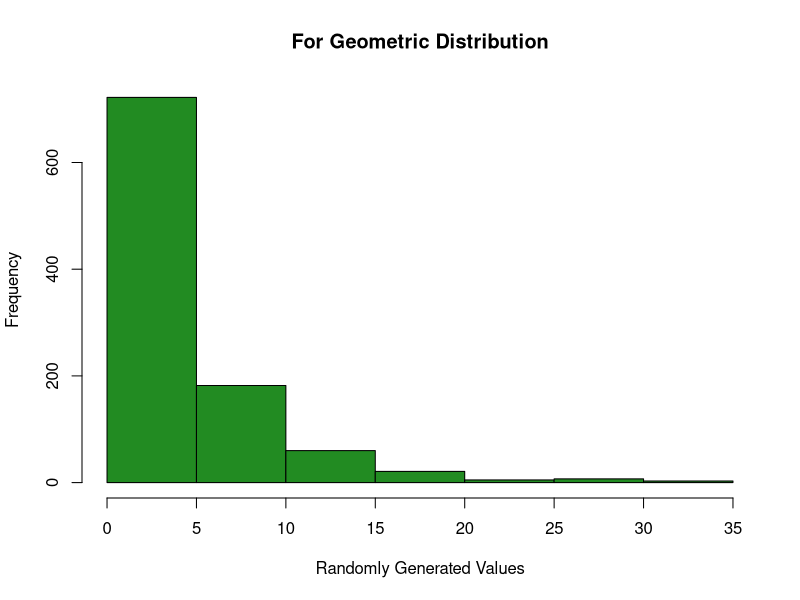

Source code (R):

#Paul Carlos T. Lima I and Jan Celine Rascano
#Formative Assessment No. 6

# FOR NUMBER 1 & 2 (START)


#1. Set the probability of success to p = 0.2

#2. Generate 1000 random variables from the geometric distribution.

#GEOMETRIC DISTRIBUTION
# p = 0.2 success rate and simulated 1000 times
GD <- rgeom(1000, 0.2)
GD

# FOR NUMBER 1 & 2 (END)





# FOR NUMBER 3 & 4 (START)

#3. Calculate some basic statistics:
#mean_x <- mean(x)
#var_x <- var(x)
#sd_x <- sd(x) 

#4. Print the results for mean, variance, and standard deviation 

#For the "mean"
mean_x <- mean(GD)
round(mean_x, 2)

#For the "variance"
var_x <- var(GD)
round(var_x, 2)

#For the "standard deviation"
sd_x <- sd(GD) 
round(sd_x, 2)

# FOR NUMBER 3 & 4 (END)





# FOR NUMBER 5 (START)

# 5.) Print the Histogram of the Results
data_x <- c(GD)
hist(data_x, xlab = "Randomly Generated Values", main = "For Geometric Distribution",col = "forestgreen", breaks = 10)

# FOR NUMBER 5 (END)


